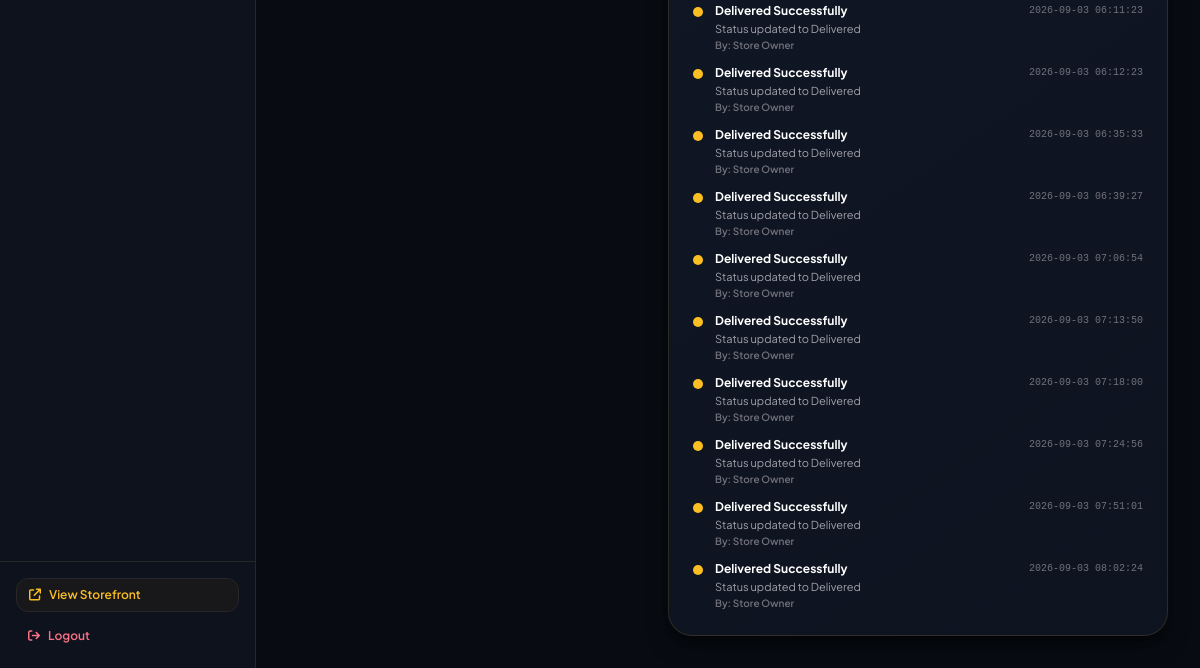
The app's page /admin/orders/1 (signed in, lower part), older data.
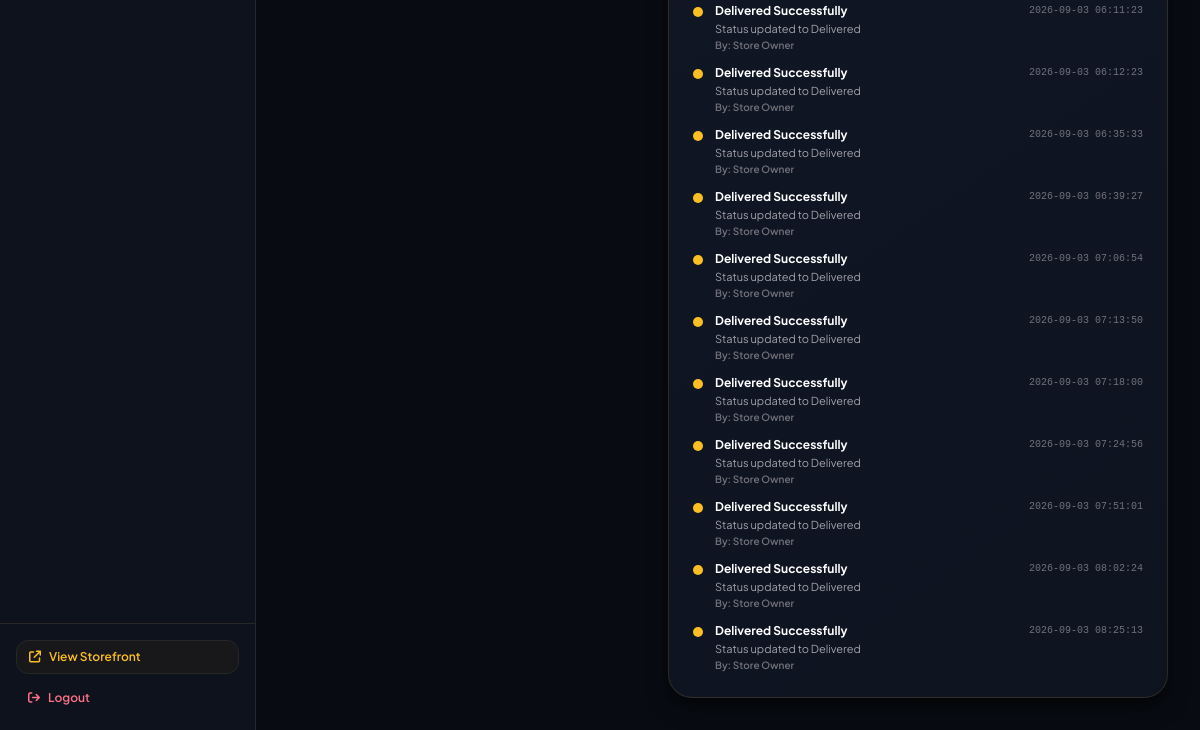
The same page, newer data.
### tables this page shows
CREATE TABLE order_timeline (
        id INTEGER PRIMARY KEY AUTOINCREMENT,
        order_id INTEGER NOT NULL,
        status TEXT NOT NULL,
        title TEXT NOT NULL,
        description TEXT,
        created_by TEXT DEFAULT 'System',
        created_at TIMESTAMP DEFAULT CURRENT_TIMESTAMP,
        FOREIGN KEY (order_id) REFERENCES orders (id) ON DELETE CASCADE
    );

### routes/admin.py (the view)
@admin_bp.route('/orders/<int:id>')
@admin_required(['super_admin', 'manager', 'staff'])
def order_detail(id):
    order = query_db('SELECT * FROM orders WHERE id = ?', (id,), one=True)
    if not order:
        flash('Order not found.', 'error')
        return redirect(url_for('admin.orders'))
    items = query_db('SELECT * FROM order_items WHERE order_id = ?', (id,))
    timeline = query_db('SELECT * FROM order_timeline WHERE order_id = ? ORDER BY id ASC', (id,))
    rows = query_db('SELECT setting_key, setting_value FROM settings')
    settings = {r['setting_key']: r['setting_value'] for r in rows}
    whatsapp_msg = build_whatsapp_order_message(order, items, settings)
    customer_wa_url = get_whatsapp_send_url(order['customer_phone'], f"Hello {order['customer_name']}, regarding your Khushi Collection order #{order['order_number']}: ")
    return render_template(
        'admin/orders/detail.html',
        order=order,
        items=items,
        timeline=timeline,
        whatsapp_msg=whatsapp_msg,
        customer_wa_url=customer_wa_url
    )

### database.py (called while the page is built)
def get_db():
    try:
        conn = sqlite3.connect(DATABASE_PATH, timeout=30.0)
        conn.row_factory = sqlite3.Row
        conn.execute("PRAGMA foreign_keys = ON")
        try:
            conn.execute("PRAGMA journal_mode = WAL")
        except Exception:
            try:
                conn.execute("PRAGMA journal_mode = DELETE")
            except Exception:
                pass
        return conn
    except Exception:
        conn = sqlite3.connect(":memory:", timeout=30.0)
        conn.row_factory = sqlite3.Row
        return conn

def query_db(query, args=(), one=False):
    conn = get_db()
    cur = conn.cursor()
    cur.execute(query, args)
    rv = cur.fetchall()
    conn.close()
    return (rv[0] if rv else None) if one else rv

### services/notifications.py (called while the page is built)
def get_whatsapp_send_url(phone, message):
    clean_phone = "".join(filter(str.isdigit, str(phone)))
    encoded_text = urllib.parse.quote(message)
    return f"https://api.whatsapp.com/send?phone={clean_phone}&text={encoded_text}"

### templates/admin/orders/detail.html (shortened to what this page needs)
{% extends 'admin/base.html' %}
{% block content %}
<div class="max-w-5xl mx-auto space-y-6">
    <div class="grid grid-cols-1 lg:grid-cols-12 gap-8">
        <div class="lg:col-span-5 space-y-6">
        </div>
        <div class="lg:col-span-7 space-y-6">
            <div class="luxury-card p-6 rounded-3xl space-y-4">
                <div class="space-y-3">
                    {% for step in timeline %}
                    <div class="flex items-start gap-3 text-xs">
                        <span class="w-2.5 h-2.5 rounded-full bg-amber-400 mt-1 flex-shrink-0"></span>
                        <div class="flex-1">
                            <div class="flex items-center justify-between">
                                <span class="font-bold text-white">{{ step.title }}</span>
                                <span class="text-[10px] text-zinc-500 font-mono">{{ step.created_at }}</span>
                            </div>
                            <p class="text-zinc-400 text-[11px] mt-0.5">{{ step.description }}</p>
                            <span class="text-[10px] text-zinc-500 font-semibold">By: {{ step.created_by }}</span>
                        </div>
                    </div>
                    {% endfor %}
                </div>
            </div>
        </div>
    </div>
</div>
{% endblock %}

Row changes from the older to the newer data that the page shows:
added order_timeline: title "Delivered Successfully", created_at "2026-09-03 08:25:13", description "Status updated to Delivered", created_by "Store Owner"
